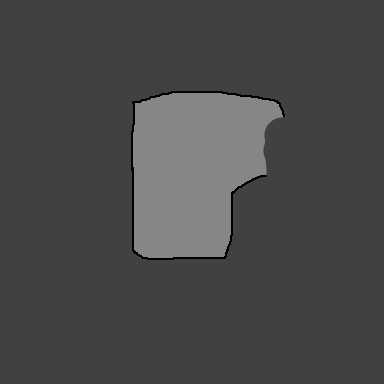
#> input picture tbench_auto_nav/maps/map1.png, 384 x 384 px; its folder holds 4 pictures in this run
$ python tbench_pickdir.py
#> lines starting #> are read from the running program, lines starting #| are printed output that depends on the picture
#!/usr/bin/env python3
# -*- coding: utf-8 -*-
"""
Created on Wed Apr  1 18:45:56 2020

@author: ivanderjmw
"""

import sys

import cmath
import math
import numpy as np
import time

import matplotlib.pyplot as plt
import matplotlib.image as mpimg
from PIL import Image

# create global variables
rotated_size = 384
clear_color = 134
wall_color = 0
unmap_color = 65
square_size = 5

def check_region(x, y, arr):
    blocked = False
    unmapped = False

    for n in (-square_size, square_size):
        for m in (-square_size, square_size):
            if (arr[y + n][x + m][0] == wall_color):
                blocked = True
            if (arr[y + n][x + m][0] == unmap_color):
                unmapped = True

    if (blocked):
        return wall_color
    elif (unmapped):
        return unmap_color
    else:
        return clear_color

def check_line(x, y, th, radar_map):


    for s in range (0, 50, 1):
        for sign in [-1,1]:
            # Using polar coordinates to index numpy array
            x_val = int(x + sign * s * math.sin(math.radians(th)))
            y_val = int(y + sign * s * math.cos(math.radians(th)))
            current = check_region(x_val, y_val, radar_map)

            radar_map[y_val][x_val][0] = 255

            if (current == wall_color):
                return wall_color


            if (current == unmap_color):
                return unmap_color

    return clear_color


def pick_direction(n, rotated): # NEED TO MODIFY THIS #


    print(['[PICKDIRECTION] '+'Picking direction...'])


    # Initialise found and angle
    found = False
    blocked_angle = False
    angle = 0.0
    angle2 = 180.0
    current = 0
    s_prev = 0

#    plt.imshow(rotated)
#    plt.pause(1)

    # Convert rotated map back to numpy array, this array is editable
    radar_map = np.array(rotated)

    time.sleep(1)

    # Check every 30 degrees.
    for i in range(0, 360, 10):
        # Initialize the line parameter
#        print(['[PICKDIRECTION] ' + 'Checking for angle at ' + str(i) + ' degrees'])

        s = 6.5

        # Using polar coordinates to index numpy array
        x_val = int(rotated_size/2 + s * math.sin(math.radians(i)))
        y_val = int(rotated_size/2 + s * math.cos(math.radians(i)))
        current = check_region(x_val, y_val, radar_map)

        radar_map[y_val][x_val][0] = 255

        for s in range (7, 250, 1):

            # Using polar coordinates to index numpy array
            x_val = int(rotated_size/2 + s * math.sin(math.radians(i)))
            y_val = int(rotated_size/2 + s * math.cos(math.radians(i)))
            current = check_region(x_val, y_val, radar_map)

            radar_map[y_val][x_val][0] = 255

            if (current == wall_color):
                blocked_angle = True
                break


            if (current == unmap_color):
                angle = i
                found = True
                break

#        print('')
        if (abs(s - s_prev) > square_size*5 and i != 0):
            x = int(rotated_size/2 + (s+s_prev) * math.sin(math.radians(i)) / 2)
            y = int(rotated_size/2 + (s+s_prev) * math.cos(math.radians(i)) / 2)
            if (check_line(x, y, i + 90 if (s > s_prev) else i + 80, radar_map) == unmap_color):
                angle2 = i if (s > s_prev) else i - 10
                break

        s_prev = s

        if (blocked_angle):
            blocked_angle = False
            continue

        if (found):
            break

        time.sleep(.005)


     # create image from 2D array using PIL
    img = Image.fromarray(radar_map)
    plt.imshow(img)
    plt.pause(.05)

    if (found):
        print(['[PICKDIRECTION] '+'Picked direction: ' + str(angle) + ' '])
    else:
        print(['[PICKDIRECTION] '+'Using angle2: ' + str(angle2)])
#        print(['[PICKDIRECTION] '+'Direction not found'])


#    # rotate to that direction
#    rotatebot(float(angle))
#
#    # start moving
#    rospy.loginfo(['Start moving'])
#    twist.linear.x = linear_speed
#    twist.angular.z = 0.0
    # not sure if this is really necessary, but things seem to work more
    # reliably with this
    time.sleep(1)
#    pub.publish(twist)

if __name__ == '__main__':
    try:
        for n in range (1, 7):
#            img = Image.open("maps/" + "map" + str(n) + ".png")
            img = Image.open("maps/" + "map" + str(n) + ".png").convert('LA')
#> img is the input picture: PIL image 384x384 LA; mean R, G, B, A 73.3, 73.3, 73.3, 255
            plt.imshow(img)
            plt.pause(0.5)
            pick_direction(n, img)
#> in pick_direction, `plt.pause(.05)`:
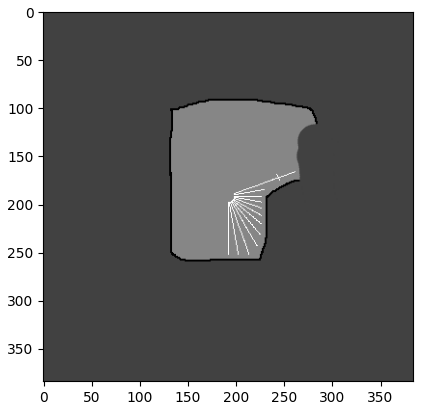
#> figure drawn by matplotlib, 1 panel
#> pass 2 of the loop `for n in range (1, 7):`:
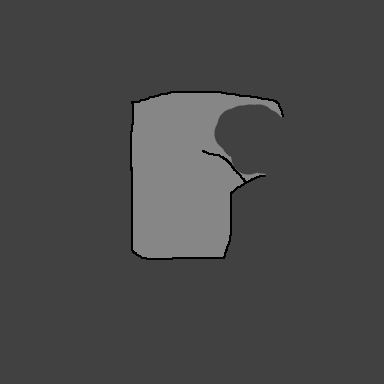
#> input picture tbench_auto_nav/maps/map2.png, 384 x 384 px
#> img is the input picture: PIL image 384x384 LA; mean R, G, B, A 71.8, 71.8, 71.8, 255
#> `plt.pause(0.5)`:
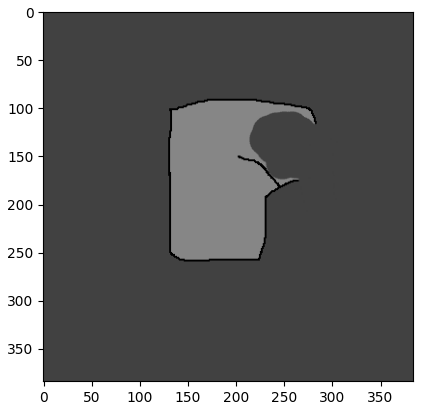
#> figure drawn by matplotlib, 1 panel
#> pass 3 of the loop `for n in range (1, 7):`:
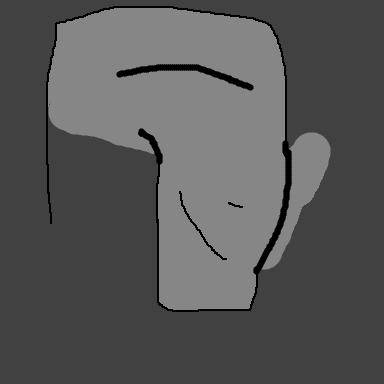
#> input picture tbench_auto_nav/maps/map3.png, 384 x 384 px
#> img is the input picture: PIL image 384x384 LA; mean R, G, B, A 86.6, 86.6, 86.6, 255
#> the loop in pick_direction (call 3), `for i in range(0, 360, 10): # Initialize the line parameter #        p..` made 36 passes
#> in pick_direction (call 3), `img = Image.fromarray(radar_map)`:
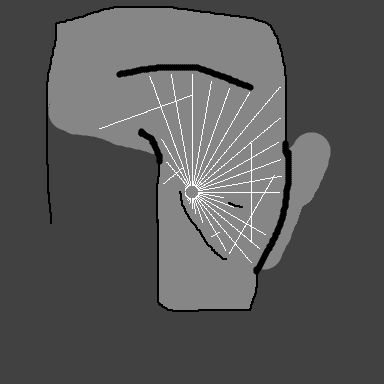
#> img: PIL image 384x384 LA; mean R, G, B, A 88.2, 88.2, 88.2, 255
#> in pick_direction (call 3), `plt.pause(.05)`:
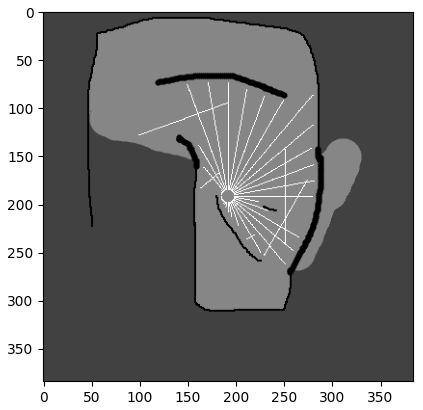
#> figure drawn by matplotlib, 1 panel
#> (the run stopped early here; a loop or call above may not have finished)
